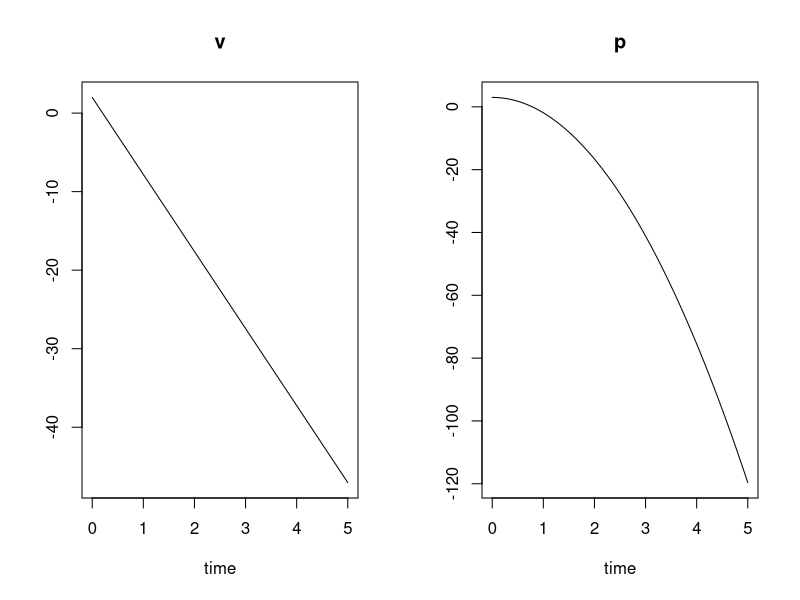
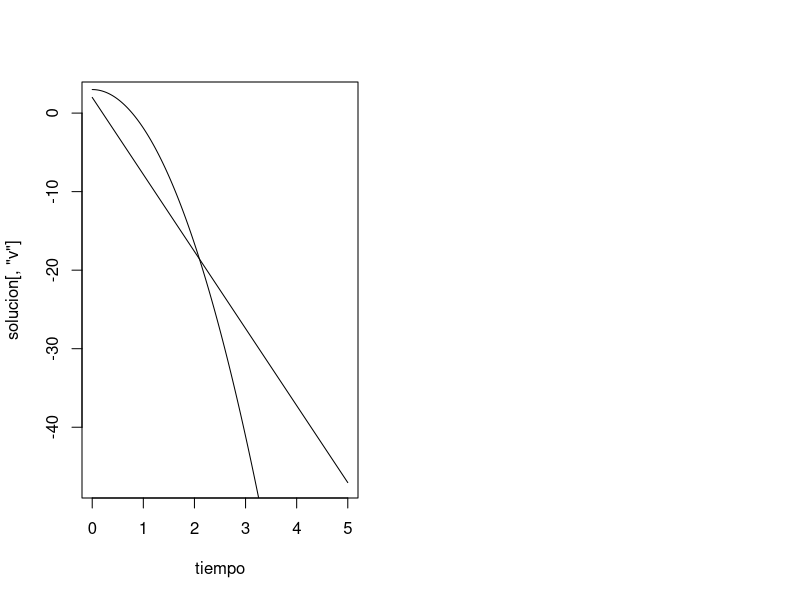

Write the R code that produced these figures, in order.
library(deSolve)
a=-9.81
yini=c(v=2,p=3)#vector de condiciones iniciales
p=3 #posición inicial
movimiento=function(t,y,parms){
  with(as.list(y),{
    dv=a
    dp=a*t
    list(c(dv,dp))})}
tiempo=seq(0,5,0.001)
solucion=ode(y=yini,times=tiempo,func=movimiento,parms=NULL)

plot(solucion)
plot(tiempo,solucion[,'v'],type='l')
lines(tiempo,solucion[,'p'])
